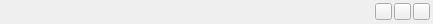
<?xml version="1.0" encoding="UTF-8"?>
<ui version="4.0">
 <class>DockingPaneContainerNClient</class>
 <widget class="QWidget" name="DockingPaneContainerNClient">
  <property name="geometry">
   <rect>
    <x>0</x>
    <y>0</y>
    <width>433</width>
    <height>24</height>
   </rect>
  </property>
  <property name="windowTitle">
   <string>Form</string>
  </property>
  <layout class="QHBoxLayout" name="horizontalLayout">
   <property name="spacing">
    <number>2</number>
   </property>
   <property name="leftMargin">
    <number>0</number>
   </property>
   <property name="topMargin">
    <number>0</number>
   </property>
   <property name="rightMargin">
    <number>0</number>
   </property>
   <property name="bottomMargin">
    <number>0</number>
   </property>
   <item>
    <spacer name="horizontalSpacer_2">
     <property name="orientation">
      <enum>Qt::Horizontal</enum>
     </property>
     <property name="sizeType">
      <enum>QSizePolicy::Fixed</enum>
     </property>
     <property name="sizeHint" stdset="0">
      <size>
       <width>3</width>
       <height>20</height>
      </size>
     </property>
    </spacer>
   </item>
   <item>
    <widget class="QLabel" name="title">
     <property name="minimumSize">
      <size>
       <width>0</width>
       <height>24</height>
      </size>
     </property>
     <property name="maximumSize">
      <size>
       <width>16777215</width>
       <height>24</height>
      </size>
     </property>
     <property name="text">
      <string/>
     </property>
     <property name="margin">
      <number>0</number>
     </property>
     <property name="indent">
      <number>2</number>
     </property>
    </widget>
   </item>
   <item>
    <spacer name="horizontalSpacer_3">
     <property name="orientation">
      <enum>Qt::Horizontal</enum>
     </property>
     <property name="sizeType">
      <enum>QSizePolicy::Fixed</enum>
     </property>
     <property name="sizeHint" stdset="0">
      <size>
       <width>3</width>
       <height>20</height>
      </size>
     </property>
    </spacer>
   </item>
   <item>
    <widget class="QLabel" name="label">
     <property name="sizePolicy">
      <sizepolicy hsizetype="Expanding" vsizetype="Preferred">
       <horstretch>0</horstretch>
       <verstretch>0</verstretch>
      </sizepolicy>
     </property>
     <property name="minimumSize">
      <size>
       <width>0</width>
       <height>5</height>
      </size>
     </property>
     <property name="maximumSize">
      <size>
       <width>16777215</width>
       <height>5</height>
      </size>
     </property>
     <property name="sizeIncrement">
      <size>
       <width>0</width>
       <height>5</height>
      </size>
     </property>
     <property name="baseSize">
      <size>
       <width>0</width>
       <height>5</height>
      </size>
     </property>
     <property name="styleSheet">
      <string notr="true"/>
     </property>
     <property name="text">
      <string/>
     </property>
     <property name="scaledContents">
      <bool>false</bool>
     </property>
     <property name="margin">
      <number>2</number>
     </property>
     <property name="indent">
      <number>0</number>
     </property>
    </widget>
   </item>
   <item>
    <spacer name="horizontalSpacer_4">
     <property name="orientation">
      <enum>Qt::Horizontal</enum>
     </property>
     <property name="sizeType">
      <enum>QSizePolicy::Fixed</enum>
     </property>
     <property name="sizeHint" stdset="0">
      <size>
       <width>3</width>
       <height>20</height>
      </size>
     </property>
    </spacer>
   </item>
   <item>
    <widget class="QPushButton" name="menu">
     <property name="sizePolicy">
      <sizepolicy hsizetype="Fixed" vsizetype="Fixed">
       <horstretch>0</horstretch>
       <verstretch>0</verstretch>
      </sizepolicy>
     </property>
     <property name="minimumSize">
      <size>
       <width>17</width>
       <height>17</height>
      </size>
     </property>
     <property name="maximumSize">
      <size>
       <width>17</width>
       <height>17</height>
      </size>
     </property>
     <property name="text">
      <string/>
     </property>
     <property name="icon">
      <iconset resource="res.qrc">
       <normaloff>:/images/vs2019/dock_drow_gray.png</normaloff>
       <normalon>:/images/arrow_active.png</normalon>:/images/vs2019/dock_drow_gray.png</iconset>
     </property>
    </widget>
   </item>
   <item>
    <widget class="QPushButton" name="pin">
     <property name="sizePolicy">
      <sizepolicy hsizetype="Fixed" vsizetype="Fixed">
       <horstretch>0</horstretch>
       <verstretch>0</verstretch>
      </sizepolicy>
     </property>
     <property name="minimumSize">
      <size>
       <width>17</width>
       <height>17</height>
      </size>
     </property>
     <property name="maximumSize">
      <size>
       <width>17</width>
       <height>17</height>
      </size>
     </property>
     <property name="text">
      <string/>
     </property>
     <property name="icon">
      <iconset resource="res.qrc">
       <normaloff>:/images/vs2019/dock_pin_gray.png</normaloff>
       <normalon>:/images/pin_active.png</normalon>:/images/vs2019/dock_pin_gray.png</iconset>
     </property>
    </widget>
   </item>
   <item>
    <widget class="QPushButton" name="close">
     <property name="sizePolicy">
      <sizepolicy hsizetype="Fixed" vsizetype="Fixed">
       <horstretch>0</horstretch>
       <verstretch>0</verstretch>
      </sizepolicy>
     </property>
     <property name="minimumSize">
      <size>
       <width>17</width>
       <height>17</height>
      </size>
     </property>
     <property name="maximumSize">
      <size>
       <width>17</width>
       <height>17</height>
      </size>
     </property>
     <property name="text">
      <string/>
     </property>
     <property name="icon">
      <iconset theme="face-laugh" resource="res.qrc">
       <normaloff>:/images/vs2019/dock_close_gray.png</normaloff>
       <normalon>:/images/close_active.png</normalon>:/images/vs2019/dock_close_gray.png</iconset>
     </property>
    </widget>
   </item>
   <item>
    <spacer name="horizontalSpacer">
     <property name="orientation">
      <enum>Qt::Horizontal</enum>
     </property>
     <property name="sizeType">
      <enum>QSizePolicy::Fixed</enum>
     </property>
     <property name="sizeHint" stdset="0">
      <size>
       <width>3</width>
       <height>20</height>
      </size>
     </property>
    </spacer>
   </item>
  </layout>
 </widget>
 <resources>
  <include location="res.qrc"/>
 </resources>
 <connections/>
</ui>
